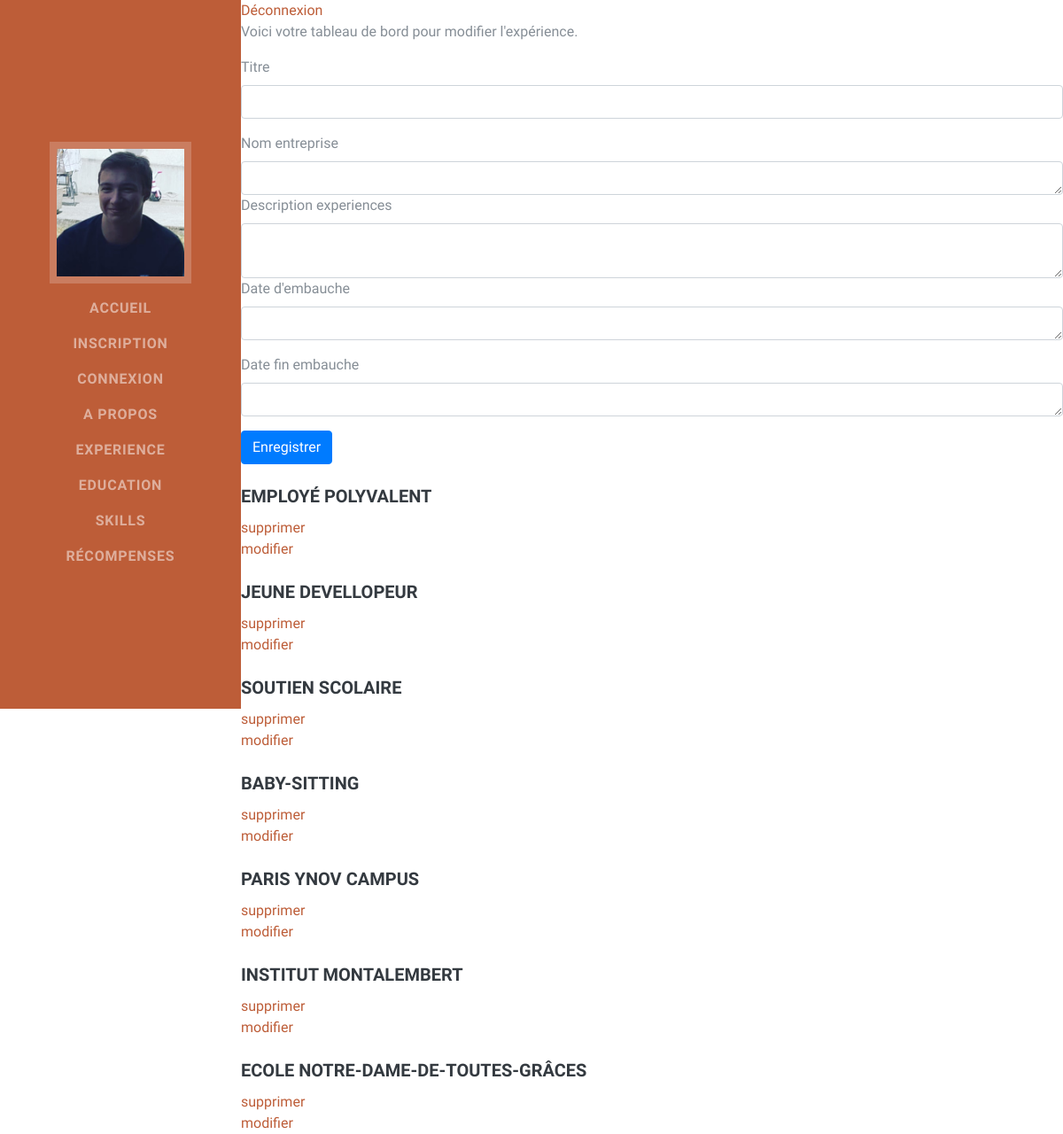
The app's page /site_cv_eval/admin.php with its own data.
### tables this page shows
CREATE TABLE `experiences` (
  `id_experiences` int(3) NOT NULL,
  `emploi` varchar(20) DEFAULT NULL,
  `entreprise` varchar(20) DEFAULT NULL,
  `description` varchar(100) DEFAULT NULL,
  `date_embauche` date DEFAULT NULL,
  `date_fin` date DEFAULT NULL
);

CREATE TABLE `education` (
  `id_education` int(3) NOT NULL,
  `ecole` varchar(100) DEFAULT NULL,
  `cursus` varchar(100) DEFAULT NULL,
  `date_debut` varchar(20) NOT NULL,
  `debut_fin` varchar(30) DEFAULT NULL
);

### site_cv_eval/admin.php (the view, shortened to what this page needs)
<?php include("inc/header.inc.php"); ?>
<?php require_once("inc/data.inc.php"); ?>
<div class="sucess">
    <a href="logout.php">Déconnexion</a>
    <p>Voici votre tableau de bord pour modifier l'expérience.</p>
</div>
<div class="starter-template">
    <form method="POST" action="" enctype='multipart/form-data'>
        <div class="form-group">
            <label for="emploi">Titre</label>
            <input type="texte" class="form-control" id="emploi" name="emploi">
        </div>
        <div class="resume-item d-flex flex-column  ">
            <label for="entreprise">Nom entreprise</label>
            <textarea rows="1" class="form-control" id="entreprise" name="entreprise"></textarea>
        </div>
        <div class="resume-item d-flex flex-column  ">
            <label for="description">Description experiences</label>
            <textarea rows="2" class="form-control" id="description" name="description"></textarea>
        </div>
        <div class="form-group">
            <label for="date_embauche">Date d'embauche</label>
            <textarea rows="1" class="form-control" id="date_embauche" name="date_embauche"></textarea>
        </div>
        <div class="form-group">
            <label for="date_fin">Date fin embauche</label>
            <textarea rows="1" class="form-control" id="date_fin" name="date_fin"></textarea>
        </div>
        <button type="submit" class="btn btn-primary">Enregistrer</button>
    </form>
    <?php
    $base_de_donnee = $pdo->query("SELECT * FROM experiences ORDER BY id_experiences");
    while ($experiences = $base_de_donnee->fetch(PDO::FETCH_OBJ)) { ?>
        <div class="experience">
            <br>
            <div>
                <h5 class="card-title"><?php echo $experiences->emploi; ?></h5>
            </div>
            <?php echo '<a href="admin.php?delete=' . $experiences->id_experiences . '" >' ?> supprimer</a>
            <br>
            <?php echo '<a href="admin.php?modification=' . $experiences->id_experiences . '" >' ?> modifier</a>
        </div>
    <?php } ?>
    <?php
    $base_de_donnee = $pdo->query("SELECT * FROM education ORDER BY id_education");
    while ($education = $base_de_donnee->fetch(PDO::FETCH_OBJ)) { ?>
        <div class="education">
            <br>
            <div>
                <h5 class="card-title"><?php echo $education->ecole; ?></h5>
            </div>
            <?php echo '<a href="admin.php?delete=' . $education->id_education . '" >' ?> supprimer</a>
            <br>
            <?php echo '<a href="admin.php?modification=' . $education->id_education . '" >' ?> modifier</a>
        </div>
    <?php } ?>
</div>

### records on screen
experiences: emploi "EMPLOYÉ POLYVALENT"
experiences: emploi "JEUNE DEVELLOPEUR"
experiences: emploi "SOUTIEN SCOLAIRE"
experiences: emploi "BABY-SITTING"
education: ecole "PARIS YNOV CAMPUS"
education: ecole "INSTITUT MONTALEMBERT"
education: ecole "ECOLE NOTRE-DAME-DE-TOUTES-GRÂCES"
